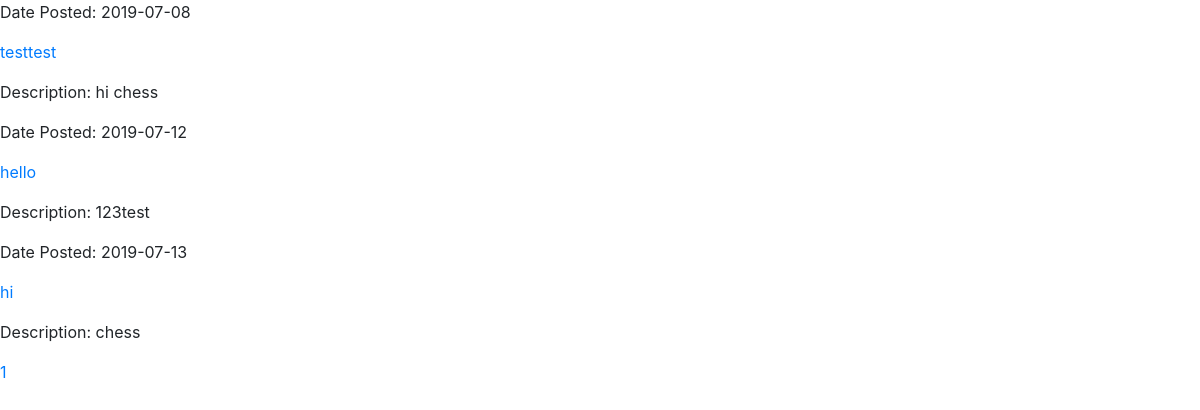
The page /mypueo/clubnews (signed in) on the database its author committed.
### flaskblog/models.py (models this page shows, shortened)
class Post(db.Model):
	id = db.Column(db.Integer, primary_key=True)
	assignment = db.Column(db.String(20), nullable=False, default="m")
	grade = db.Column(db.String(20), nullable=False)
	date_posted = db.Column(db.DateTime, nullable=False, default=datetime.utcnow)
	attached_image = db.Column(db.String(20))
	posttype = db.Column(db.String(20), nullable=False)
	newstype = db.Column(db.String(20))
	clubtype = db.Column(db.String(20))
	reviewedornot = db.Column(db.Boolean, default=False)
	quirk = db.Column(db.String(20), nullable=False)
	user_id = db.Column(db.Integer, db.ForeignKey('user.id'), nullable=False)

### flaskblog/routes.py (the view)
@app.route("/mypueo/clubnews", methods=['GET', 'POST'])
@login_required
def clubnews():
	if current_user.level == "Student":
		clubs = []
		for x in current_user.memberof:
			clubs.append(x.club)
		page = request.args.get('page', 1, type=int)
		posts = Post.query.filter_by(newstype='Club News').paginate(page=page, per_page=5)
		return render_template('clubnews.html', posts=posts, title="Club News", clubs=clubs)
	elif current_user.level == "Faculty":
		page = request.args.get('page', 1, type=int)
		posts = Post.query.filter_by(newstype='Club News').paginate(page=page, per_page=5)
		return render_template('clubnews.html', posts=posts, title="Club News")

### flaskblog/models.py (called while the page is built)
@login_manager.user_loader
def load_user(user_id):
	return User.query.get(int(user_id))

### flaskblog/templates/clubnews.html (shortened to what this page needs)
{% extends "layout.html" %}
{% block content %}
{% if current_user.level == "Faculty" %}
	{% for post in posts.items %}
		<p>Date Posted: {{ post.date_posted.strftime('%Y-%m-%d') }}</p>
		<p><a href="{{ url_for('post', post_id=post.id) }}">{{ post.assignment }}</a></p>
		<p>Description: {{ post.grade }}</p>
	{% endfor %}
{% endif %}
{% for page_num in posts.iter_pages(left_edge=1, right_edge=1, left_current=1, right_current=2) %}
		{% if page_num %}
			<a href="{{ url_for('mypueo', page=page_num) }}">{{ page_num }}</a>
		{% else %}
			...
		{% endif %}
	{% endfor %}
{% endblock %}

### rows shown on the page
Post: date_posted "2019-07-08", assignment "testtest", grade "hi chess"
Post: date_posted "2019-07-12", assignment "hello", grade "123test"
Post: date_posted "2019-07-13", assignment "hi", grade "chess"

### other values the page prints
{{ page_num }} "1"
